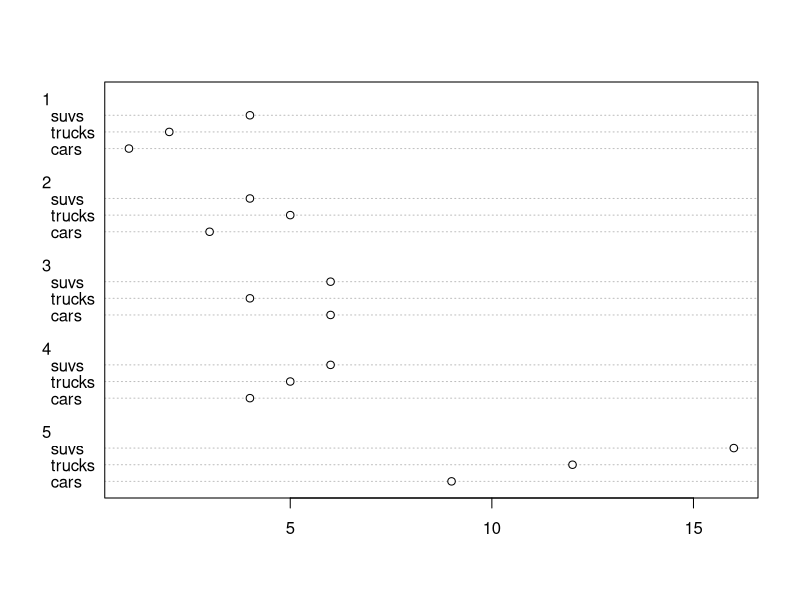
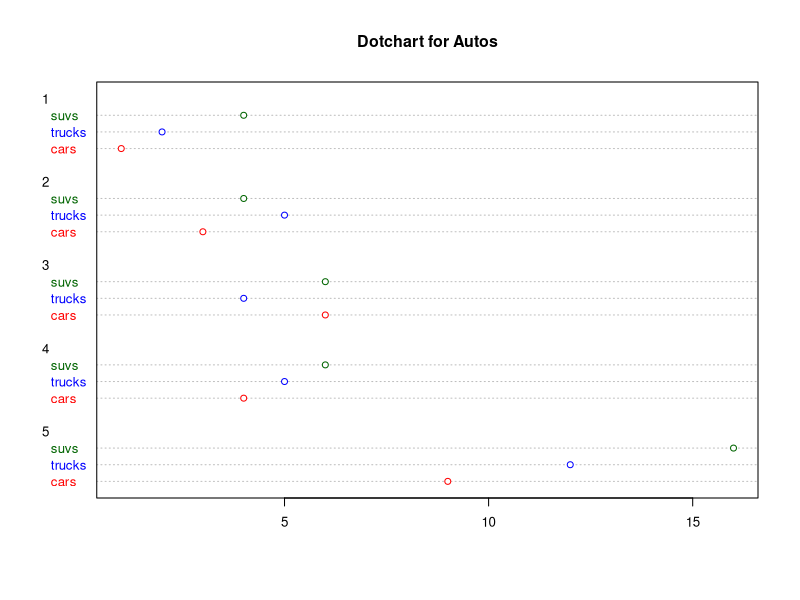

These figures' R source, in order:
#https://sites.harding.edu/fmccown/r/


#dot charts


# Let's start with a simple dotchart graphing the autos data:

# Read values from tab-delimited autos.dat
autos_data <- read.table("autos.dat.txt", header=T, sep="\t")

# Create a dotchart for autos
dotchart(t(autos_data))


# Let's make the dotchart a little more colorful:

# Read values from tab-delimited autos.dat
autos_data <- read.table("autos.dat.txt", header=T, sep="\t")

# Create a colored dotchart for autos with smaller labels
dotchart(t(autos_data), color=c("red","blue","darkgreen"),
         main="Dotchart for Autos", cex=0.8)

